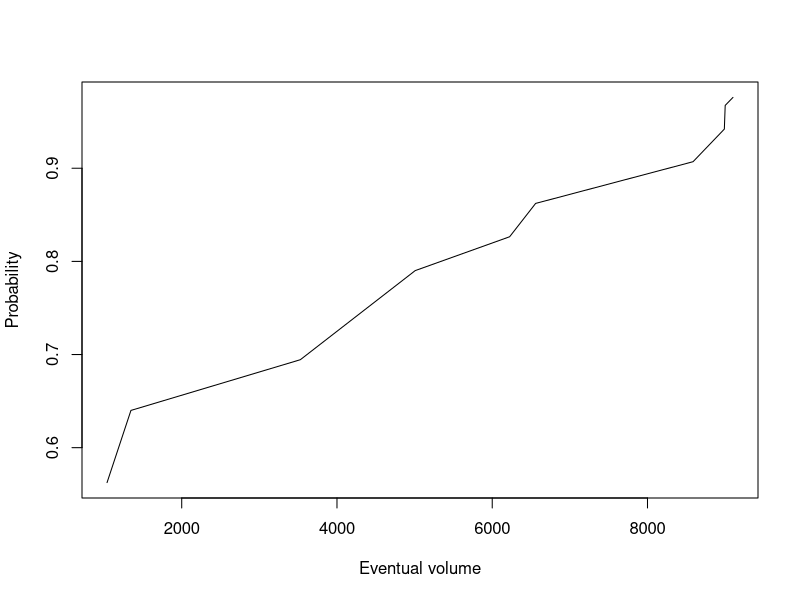

Here is the R script that generated this plot: (Note: this script raises an error after producing the figure.)
j=10 ## 10 tests to be done
aj=c(61,9,34,83,14,21,5,11,8,5,4) ## malignant cells detected at each test
nj=c(226,107,119,307,74,21,33,225,268,125) ## overall tumor cells detected at each test
Aj=cumsum(aj)
A=sum(aj)
Si1=c(rep(c(38,22),c(30,30)),1)
Si2=c(9,9,9,9,2,2,2,1,1)
Si3=c(rep(c(11,18,15),c(11,11,11)),1)
Si4=rep(c(74,9,1,1,2,1),c(22,21,20,15,3,2))
Si5=rep(c(2,2,2,1,1,1,1),each=2)
Si6=rep(c(2,1,1),each=7)
Si7=c(3,1,1,1,4,5)
Si8=c(5,4,1,2,3,1,4,6,1,2,1)
Si9=c(6,8,5,4,1)
Si10=c(2,1,3,1)
Sij=list(Si1,Si2,Si3,Si4,Si5,Si6,Si7,Si8, Si9, Si10)

Sij_sum=lapply(Sij,sum)
p=mapply(FUN='/',Sij,Sij_sum)
pij_sum=lapply(p,sum)

f_Si1=dbinom(Si1,sum(Si1),p[[1]])
f_Si2=dbinom(Si2,sum(Si2),p[[2]])
f_Si3=dbinom(Si3,sum(Si3),p[[3]])
f_Si4=dbinom(Si4,sum(Si4),p[[4]])
f_Si5=dbinom(Si5,sum(Si5),p[[5]])
f_Si6=dbinom(Si6,sum(Si6),p[[6]])
f_Si7=dbinom(Si7,sum(Si7),p[[7]])
f_Si8=dbinom(Si8,sum(Si8),p[[8]])
f_Si9=dbinom(Si9,sum(Si9),p[[9]])
f_Si10=dbinom(Si10,sum(Si10),p[[10]])

f_Sij=list(f_Si1,f_Si2,f_Si3,f_Si4,f_Si5,f_Si6,f_Si7, f_Si8, f_Si9, f_Si10)
f_Sij_sum=lapply(f_Sij,sum)
mean_Sij=lapply(f_Sij,mean)
sd_Sij=lapply(f_Sij,sd)
cv_Sij=mapply('/',sd_Sij,mean_Sij)
prior=mapply(FUN='*',f_Sij,cv_Sij)
posterior=lapply(prior,sum)
g_Sij=mapply('/',prior,posterior)
g_Sij_sum=lapply(g_Sij,sum)

R=1-pgeom(unlist(lapply(g_Sij,sum)),unlist(lapply(p,mean)))


j=c(1038,1346,3528,5008,6224,6559,8587,8990,9001,9101)
plot(j,sort(R),type="l",xlab="Eventual volume",ylab="Probability")

sd = c(0.03878859,0.04529278,0.04607087,0.04733609,0.05313459,0.08066568,
		0.08291579,0.08381236,0.09560712,0.141277)

lcl = j - 1.95996*sd
ucl = j + 1.95996*sd

sd_p = lapply(p,sd)
mean_p = lapply(p,mean)
lcl_p = R - 1.95996*unlist(sd_p)
ucl_p = R + 1.95996*unlist(sd_p)
sort(lcl_p)
sort(ucl_p)

d = data.frame(j,sort(R),rep("Estimate",10))
colnames(d) = c("PosteriorMean","Probability","Parameters")
d1 = data.frame(lcl,sort(lcl_p),rep("LCL",10))
colnames(d1) = c("PosteriorMean","Probability","Parameters")
d2 = data.frame(ucl,sort(ucl_p),rep("UCL",10))
colnames(d2) = c("PosteriorMean","Probability","Parameters")

est = rbind(d,d1,d2)
theme_set(theme_minimal())
 fig1 = ggplot(data = est, aes(x = PosteriorMean, y = Probability, color = Parameters, group = Parameters)) +
  geom_line(size = 1) + xlab("Posterior Mean") + ylab("Probability")
fig1 + theme(
  panel.background = element_rect(fill = "#BFD5E3", colour = "#6D9EC1",
                                size = 2, linetype = "solid"),
  panel.grid.major = element_line(size = 0.5, linetype = 'solid',
                                colour = "white"), 
  panel.grid.minor = element_line(size = 0.25, linetype = 'solid',
                                colour = "white"), 
axis.text = element_text(face="bold"),
axis.title.x = element_text(color="blue", size=14, face="bold"),
axis.title.y = element_text(color="#993333", size=14, face="bold"), 
legend.title = element_text(size=14, face="bold")
  )


sd_new=mapply('*',qnorm(mean(R)),sd_Sij)
Sij_new=mapply('+',mean_Sij,sd_new)
p_new=mapply('/',Sij_new,sum(Sij_new))
cv_new=mapply('/',sd_new,mean_Sij)
prior_new=mapply('*',f_Sij,cv_new)
posterior_new=lapply(prior_new,sum)
g_Sij_new=mapply('/',prior_new,posterior_new)
g_Sij_sum_new=lapply(g_Sij_new,sum)
R_new=1-pgeom(unlist(g_Sij_sum_new),unlist(lapply(p_new,mean)))

plot(j,sort(R_new),type="l",xlab="Number of phases",ylab="Reliability of software")

theme_set(theme_minimal())
 fig2 = ggplot(data = d, aes(x = j, y = sort(R))) +
  geom_line(size = 1) + xlab("Posterior Mean") + ylab("Probability")
fig2 + theme(
  panel.background = element_rect(fill = "#BFD5E3", colour = "#6D9EC1",
                                size = 2, linetype = "solid"),
  panel.grid.major = element_line(size = 0.5, linetype = 'solid',
                                colour = "white"), 
  panel.grid.minor = element_line(size = 0.25, linetype = 'solid',
                                colour = "white"), 
axis.text = element_text(face="bold"),
axis.title.x = element_text(color="blue", size=14, face="bold"),
axis.title.y = element_text(color="#993333", size=14, face="bold"), 
legend.title = element_text(size=14, face="bold")
  )
